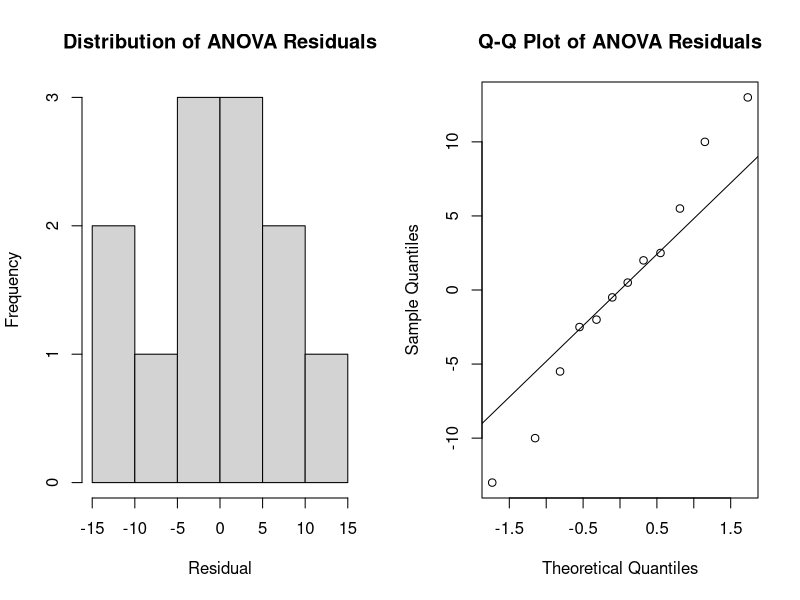

Write R code to recreate this figure. (Note: this script raises an error after producing the figure.)
# ==============================================================================
# Learning R
# Part V: Statistical Inference and Hypothesis Testing
# Lesson 33: Analysis of Variance and Post Hoc Comparisons
# Suggested Solutions
# ==============================================================================

student_data <- read.csv(
  "data/student_scores.csv",
  stringsAsFactors = FALSE
)

student_data$programme <- factor(
  student_data$programme
)

# Exercise 1: State ANOVA hypotheses.
anova_hypotheses <- c(
  "H0: All programme population means are equal.",
  "H1: At least one programme population mean differs."
)

anova_hypotheses

# Exercise 2: Create group summaries.
create_anova_group_summary <- function(
  data,
  outcome,
  group
) {
  groups <- split(
    data[[outcome]],
    data[[group]]
  )

  results <- lapply(
    names(groups),
    function(group_name) {
      x <- groups[[group_name]]

      data.frame(
        group = group_name,
        n = sum(!is.na(x)),
        mean = mean(
          x,
          na.rm = TRUE
        ),
        standard_deviation = sd(
          x,
          na.rm = TRUE
        ),
        stringsAsFactors = FALSE
      )
    }
  )

  result <- do.call(
    rbind,
    results
  )

  names(result)[1] <- group

  result
}

group_summary <- create_anova_group_summary(
  student_data,
  "final_score",
  "programme"
)

group_summary

# Exercise 3: Fit a one-way ANOVA model.
anova_model <- aov(
  final_score ~ programme,
  data = student_data
)

anova_summary <- summary(
  anova_model
)

anova_summary

# Exercise 4: Extract the ANOVA table.
anova_table <- anova_summary[[1]]

anova_table

# Exercise 5: Calculate the F ratio manually.
between_mean_square <- anova_table[
  "programme",
  "Mean Sq"
]

within_mean_square <- anova_table[
  "Residuals",
  "Mean Sq"
]

manual_f <-
  between_mean_square /
  within_mean_square

data.frame(
  manual_f = manual_f,
  reported_f = anova_table[
    "programme",
    "F value"
  ]
)

# Exercise 6: Inspect residual assumptions.
anova_residuals <- residuals(
  anova_model
)

old_parameters <- par(
  mfrow = c(
    1,
    2
  )
)

hist(
  anova_residuals,
  main = "Distribution of ANOVA Residuals",
  xlab = "Residual"
)

qqnorm(
  anova_residuals,
  main = "Q-Q Plot of ANOVA Residuals"
)

qqline(
  anova_residuals
)

par(old_parameters)

shapiro_result <- shapiro.test(
  anova_residuals
)

shapiro_result

# Exercise 7: Test variance homogeneity.
bartlett_result <- bartlett.test(
  final_score ~ programme,
  data = student_data
)

fligner_result <- fligner.test(
  final_score ~ programme,
  data = student_data
)

bartlett_result
fligner_result

# Exercise 8: Calculate eta squared and omega squared.
between_sum_squares <- anova_table[
  "programme",
  "Sum Sq"
]

within_sum_squares <- anova_table[
  "Residuals",
  "Sum Sq"
]

total_sum_squares <-
  between_sum_squares +
  within_sum_squares

between_df <- anova_table[
  "programme",
  "Df"
]

eta_squared <-
  between_sum_squares /
  total_sum_squares

omega_squared <- (
  between_sum_squares -
    between_df *
    within_mean_square
) / (
  total_sum_squares +
    within_mean_square
)

data.frame(
  eta_squared = eta_squared,
  omega_squared = omega_squared
)

# Exercise 9: Tukey post hoc comparisons.
tukey_results <- TukeyHSD(
  anova_model
)

tukey_results

tukey_table <- as.data.frame(
  tukey_results$programme
)

tukey_table$comparison <- rownames(
  tukey_table
)

rownames(tukey_table) <- NULL

tukey_table[
  c(
    "comparison",
    setdiff(
      names(tukey_table),
      "comparison"
    )
  )
]

# Exercise 10: Adjusted pairwise t-tests.
pairwise_results <- pairwise.t.test(
  student_data$final_score,
  student_data$programme,
  p.adjust.method = "holm",
  pool.sd = FALSE
)

pairwise_results

# Exercise 11: Welch's ANOVA.
welch_result <- oneway.test(
  final_score ~ programme,
  data = student_data,
  var.equal = FALSE
)

welch_result

# Exercise 12: Planned contrast.
programme_levels <- levels(
  student_data$programme
)

contrast_weights <- c(
  3,
  -1,
  -1,
  -1
)

names(contrast_weights) <- programme_levels

contrast_matrix <- matrix(
  contrast_weights,
  ncol = 1
)

contrasts(
  student_data$programme
) <- contrast_matrix

planned_model <- lm(
  final_score ~ programme,
  data = student_data
)

summary(planned_model)

# Restore ordinary treatment coding.
contrasts(
  student_data$programme
) <- NULL

# Exercise 13: Reusable reporting function.
report_one_way_anova <- function(
  data,
  outcome,
  group
) {
  required <- c(
    outcome,
    group
  )

  if (!all(
    required %in% names(data)
  )) {
    stop(
      "Required variables are missing.",
      call. = FALSE
    )
  }

  formula_object <- reformulate(
    group,
    response = outcome
  )

  model <- aov(
    formula_object,
    data = data
  )

  table_result <- summary(
    model
  )[[1]]

  between_ss <- table_result[
    1,
    "Sum Sq"
  ]

  residual_ss <- table_result[
    2,
    "Sum Sq"
  ]

  total_ss <-
    between_ss +
    residual_ss

  within_ms <- table_result[
    2,
    "Mean Sq"
  ]

  df_between <- table_result[
    1,
    "Df"
  ]

  omega_squared <- (
    between_ss -
      df_between *
      within_ms
  ) / (
    total_ss +
      within_ms
  )

  data.frame(
    outcome = outcome,
    group = group,
    df_between = df_between,
    df_within = table_result[
      2,
      "Df"
    ],
    f = table_result[
      1,
      "F value"
    ],
    p_value = table_result[
      1,
      "Pr(>F)"
    ],
    eta_squared =
      between_ss /
      total_ss,
    omega_squared =
      omega_squared,
    stringsAsFactors = FALSE
  )
}

anova_report <- report_one_way_anova(
  student_data,
  "final_score",
  "programme"
)

anova_report

# Exercise 14: Complete interpretation.
decision <- if (
  anova_report$p_value < 0.05
) {
  "reject"
} else {
  "fail to reject"
}

interpretation <- paste(
  "A one-way ANOVA compared mean final scores across programmes. The test",
  "produced F(",
  anova_report$df_between,
  ", ",
  anova_report$df_within,
  ") = ",
  round(
    anova_report$f,
    3
  ),
  ", p = ",
  format.pval(
    anova_report$p_value,
    digits = 3,
    eps = 0.001
  ),
  ". We therefore ",
  decision,
  " the null hypothesis. Eta squared was ",
  round(
    anova_report$eta_squared,
    3
  ),
  ", and any post hoc interpretation should be based on adjusted pairwise",
  "comparisons.",
  sep = ""
)

interpretation

# Practical assessment workflow.
diagnostic_summary <- list(
  shapiro_wilk = shapiro_result,
  bartlett = bartlett_result,
  fligner_killeen = fligner_result
)

anova_assessment <- list(
  group_summary = group_summary,
  anova_report = anova_report,
  tukey_results = tukey_table,
  welch_anova = welch_result,
  diagnostics = diagnostic_summary
)

anova_assessment

# ==============================================================================
# End of Lesson 33 Solutions
# ==============================================================================
